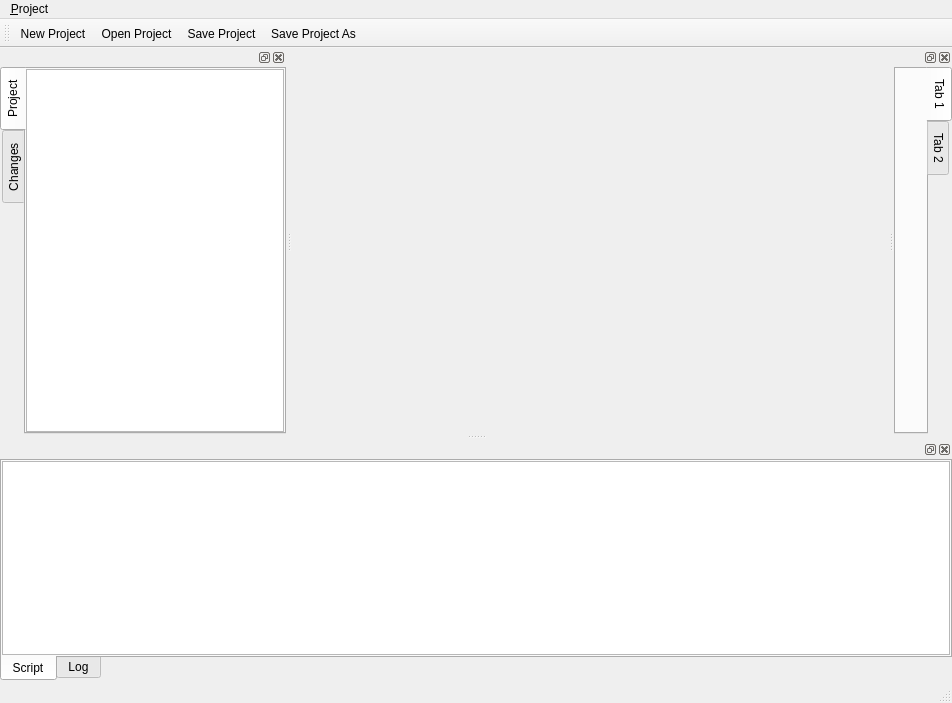
<ui version="4.0" >
 <author></author>
 <comment></comment>
 <exportmacro></exportmacro>
 <class>MainWindow</class>
 <widget class="QMainWindow" name="MainWindow" >
  <property name="geometry" >
   <rect>
    <x>0</x>
    <y>0</y>
    <width>952</width>
    <height>703</height>
   </rect>
  </property>
  <property name="windowTitle" >
   <string>MainWindow</string>
  </property>
  <widget class="QWidget" name="centralwidget" />
  <widget class="QMenuBar" name="menubar" >
   <property name="geometry" >
    <rect>
     <x>0</x>
     <y>0</y>
     <width>952</width>
     <height>31</height>
    </rect>
   </property>
   <widget class="QMenu" name="menu_Project" >
    <property name="title" >
     <string>&amp;Project</string>
    </property>
    <addaction name="action_new" />
    <addaction name="action_open" />
    <addaction name="action_save" />
    <addaction name="action_saveas" />
   </widget>
   <addaction name="menu_Project" />
  </widget>
  <widget class="QStatusBar" name="statusbar" >
   <property name="geometry" >
    <rect>
     <x>0</x>
     <y>679</y>
     <width>952</width>
     <height>24</height>
    </rect>
   </property>
  </widget>
  <widget class="QDockWidget" name="bottom" >
   <property name="features" >
    <set>QDockWidget::AllDockWidgetFeatures</set>
   </property>
   <property name="allowedAreas" >
    <set>Qt::BottomDockWidgetArea</set>
   </property>
   <attribute name="dockWidgetArea" >
    <number>8</number>
   </attribute>
   <widget class="QWidget" name="dockWidgetContents_3" >
    <layout class="QVBoxLayout" >
     <property name="margin" >
      <number>0</number>
     </property>
     <property name="spacing" >
      <number>0</number>
     </property>
     <item>
      <widget class="QTabWidget" name="tabWidget_3" >
       <property name="tabPosition" >
        <enum>QTabWidget::South</enum>
       </property>
       <widget class="QWidget" name="tab_5" >
        <attribute name="title" >
         <string>Script</string>
        </attribute>
        <attribute name="icon" >
         <iconset resource="grafity.qrc" >:/images/general/script.png</iconset>
        </attribute>
        <layout class="QHBoxLayout" >
         <property name="margin" >
          <number>0</number>
         </property>
         <property name="spacing" >
          <number>0</number>
         </property>
         <item>
          <widget class="QTextEdit" name="textEdit" />
         </item>
        </layout>
       </widget>
       <widget class="QWidget" name="tab_6" >
        <attribute name="title" >
         <string>Log</string>
        </attribute>
       </widget>
      </widget>
     </item>
    </layout>
   </widget>
  </widget>
  <widget class="QDockWidget" name="left" >
   <property name="minimumSize" >
    <size>
     <width>16</width>
     <height>16</height>
    </size>
   </property>
   <property name="features" >
    <set>QDockWidget::AllDockWidgetFeatures</set>
   </property>
   <property name="allowedAreas" >
    <set>Qt::AllDockWidgetAreas</set>
   </property>
   <attribute name="dockWidgetArea" >
    <number>1</number>
   </attribute>
   <widget class="QWidget" name="dockWidgetContents" >
    <layout class="QHBoxLayout" >
     <property name="margin" >
      <number>0</number>
     </property>
     <property name="spacing" >
      <number>0</number>
     </property>
     <item>
      <widget class="QTabWidget" name="tabWidget" >
       <property name="tabPosition" >
        <enum>QTabWidget::West</enum>
       </property>
       <widget class="QWidget" name="tab" >
        <attribute name="title" >
         <string>Project</string>
        </attribute>
        <attribute name="icon" >
         <iconset resource="grafity.qrc" >:/images/general/navigator.png</iconset>
        </attribute>
        <layout class="QHBoxLayout" >
         <property name="margin" >
          <number>0</number>
         </property>
         <property name="spacing" >
          <number>0</number>
         </property>
         <item>
          <widget class="QTreeView" name="tree" />
         </item>
        </layout>
       </widget>
       <widget class="QWidget" name="tab_2" >
        <attribute name="title" >
         <string>Changes</string>
        </attribute>
        <attribute name="icon" >
         <iconset resource="grafity.qrc" >:/images/general/history.png</iconset>
        </attribute>
        <layout class="QHBoxLayout" >
         <property name="margin" >
          <number>0</number>
         </property>
         <property name="spacing" >
          <number>0</number>
         </property>
         <item>
          <widget class="QListWidget" name="listWidget" />
         </item>
        </layout>
       </widget>
      </widget>
     </item>
    </layout>
   </widget>
  </widget>
  <widget class="QDockWidget" name="right" >
   <property name="features" >
    <set>QDockWidget::AllDockWidgetFeatures</set>
   </property>
   <attribute name="dockWidgetArea" >
    <number>2</number>
   </attribute>
   <widget class="QWidget" name="dockWidgetContents_2" >
    <layout class="QHBoxLayout" >
     <property name="margin" >
      <number>0</number>
     </property>
     <property name="spacing" >
      <number>0</number>
     </property>
     <item>
      <widget class="QTabWidget" name="tabWidget_2" >
       <property name="tabPosition" >
        <enum>QTabWidget::East</enum>
       </property>
       <widget class="QWidget" name="tab_3" >
        <attribute name="title" >
         <string>Tab 1</string>
        </attribute>
       </widget>
       <widget class="QWidget" name="tab_4" >
        <attribute name="title" >
         <string>Tab 2</string>
        </attribute>
       </widget>
      </widget>
     </item>
    </layout>
   </widget>
  </widget>
  <widget class="QToolBar" name="toolBar" >
   <property name="orientation" >
    <enum>Qt::Horizontal</enum>
   </property>
   <attribute name="toolBarArea" >
    <number>4</number>
   </attribute>
   <addaction name="action_new" />
   <addaction name="action_open" />
   <addaction name="action_save" />
   <addaction name="action_saveas" />
  </widget>
  <action name="action_new" >
   <property name="icon" >
    <iconset resource="grafity.qrc" >:/images/general/new.png</iconset>
   </property>
   <property name="text" >
    <string>New &amp;Project</string>
   </property>
  </action>
  <action name="action_open" >
   <property name="icon" >
    <iconset resource="grafity.qrc" >:/images/general/open.png</iconset>
   </property>
   <property name="text" >
    <string>&amp;Open Project</string>
   </property>
  </action>
  <action name="action_save" >
   <property name="icon" >
    <iconset resource="grafity.qrc" >:/images/general/save.png</iconset>
   </property>
   <property name="text" >
    <string>&amp;Save Project</string>
   </property>
  </action>
  <action name="action_saveas" >
   <property name="icon" >
    <iconset resource="grafity.qrc" >:/images/general/saveas.png</iconset>
   </property>
   <property name="text" >
    <string>&amp;Save Project &amp;As...</string>
   </property>
  </action>
 </widget>
 <pixmapfunction></pixmapfunction>
 <resources>
  <include location="grafity.qrc" />
 </resources>
 <connections/>
</ui>
